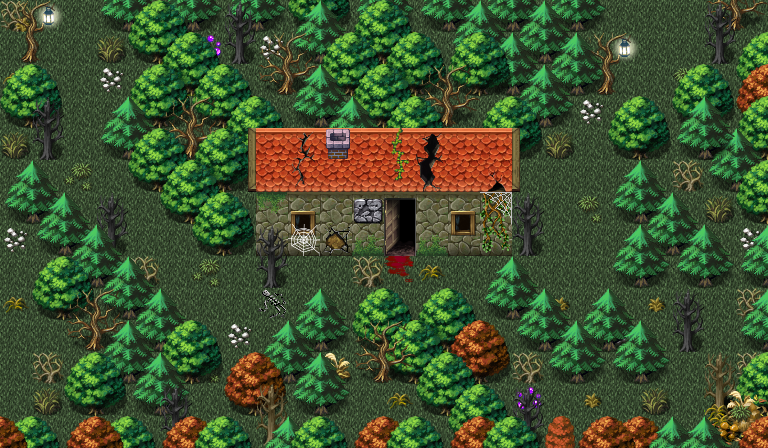

This game map was drawn from its Tiled (.tmx) file and the tilesets committed beside it. A one-line description and the trimmed map source follow:
An orthogonal 24x14 tile map with 32x32 px tiles, 5 tile layers (Base, Ground, Objects, Above, ...), 1 hidden layer not drawn, 60 tilesets and 14 objects (11x spawn, 3x mapchange).

<map version="1.5" tiledversion="1.7.2" orientation="orthogonal" renderorder="right-down" width="24" height="14" tilewidth="32" tileheight="32" infinite="0" nextlayerid="11" nextobjectid="15">
 <properties>
  <property name="colorfilter" value="black40" />
  <property name="outdoors" value="1" />
 </properties>
 <tileset firstgid="1" name="map_bed_1" tilewidth="32" tileheight="32" tilecount="128" columns="16">
  <image source="../drawable/map_bed_1.png" width="512" height="256" />
 </tileset>
 <tileset firstgid="129" name="map_border_1" tilewidth="32" tileheight="32" tilecount="128" columns="16">
  <image source="../drawable/map_border_1.png" width="512" height="256" />
 </tileset>
 <tileset firstgid="257" name="map_bridge_1" tilewidth="32" tileheight="32" tilecount="128" columns="16">
  <image source="../drawable/map_bridge_1.png" width="512" height="256" />
 </tileset>
 <tileset firstgid="385" name="map_bridge_2" tilewidth="32" tileheight="32" tilecount="128" columns="16">
  <image source="../drawable/map_bridge_2.png" width="512" height="256" />
 </tileset>
 <tileset firstgid="513" name="map_broken_1" tilewidth="32" tileheight="32" tilecount="128" columns="16">
  <image source="../drawable/map_broken_1.png" width="512" height="256" />
 </tileset>
 <tileset firstgid="641" name="map_cavewall_1" tilewidth="32" tileheight="32" tilecount="108" columns="18">
  <image source="../drawable/map_cavewall_1.png" width="576" height="192" />
 </tileset>
 <tileset firstgid="749" name="map_cavewall_2" tilewidth="32" tileheight="32" tilecount="108" columns="18">
  <image source="../drawable/map_cavewall_2.png" width="576" height="192" />
 </tileset>
 <tileset firstgid="857" name="map_cavewall_3" tilewidth="32" tileheight="32" tilecount="108" columns="18">
  <image source="../drawable/map_cavewall_3.png" width="576" height="192" />
 </tileset>
 <tileset firstgid="965" name="map_cavewall_4" tilewidth="32" tileheight="32" tilecount="108" columns="18">
  <image source="../drawable/map_cavewall_4.png" width="576" height="192" />
 </tileset>
 <tileset firstgid="1073" name="map_chair_table_1" tilewidth="32" tileheight="32" tilecount="128" columns="16">
  <image source="../drawable/map_chair_table_1.png" width="512" height="256" />
 </tileset>
 <tileset firstgid="1201" name="map_chair_table_2" tilewidth="32" tileheight="32" tilecount="128" columns="16">
  <image source="../drawable/map_chair_table_2.png" width="512" height="256" />
 </tileset>
 <tileset firstgid="1329" name="map_crate_1" tilewidth="32" tileheight="32" tilecount="128" columns="16">
  <image source="../drawable/map_crate_1.png" width="512" height="256" />
 </tileset>
 <tileset firstgid="1457" name="map_cupboard_1" tilewidth="32" tileheight="32" tilecount="128" columns="16">
  <image source="../drawable/map_cupboard_1.png" width="512" height="256" />
 </tileset>
 <tileset firstgid="1585" name="map_curtain_1" tilewidth="32" tileheight="32" tilecount="128" columns="16">
  <image source="../drawable/map_curtain_1.png" width="512" height="256" />
 </tileset>
 <tileset firstgid="1713" name="map_entrance_1" tilewidth="32" tileheight="32" tilecount="128" columns="16">
  <image source="../drawable/map_entrance_1.png" width="512" height="256" />
 </tileset>
 <tileset firstgid="1841" name="map_entrance_2" tilewidth="32" tileheight="32" tilecount="128" columns="16">
  <image source="../drawable/map_entrance_2.png" width="512" height="256" />
 </tileset>
 <tileset firstgid="1969" name="map_fence_1" tilewidth="32" tileheight="32" tilecount="128" columns="16">
  <image source="../drawable/map_fence_1.png" width="512" height="256" />
 </tileset>
 <tileset firstgid="2097" name="map_fence_2" tilewidth="32" tileheight="32" tilecount="128" columns="16">
  <image source="../drawable/map_fence_2.png" width="512" height="256" />
 </tileset>
 <tileset firstgid="2225" name="map_fence_3" tilewidth="32" tileheight="32" tilecount="128" columns="16">
  <image source="../drawable/map_fence_3.png" width="512" height="256" />
 </tileset>
 <tileset firstgid="2353" name="map_fence_4" tilewidth="32" tileheight="32" tilecount="128" columns="16">
  <image source="../drawable/map_fence_4.png" width="512" height="256" />
 </tileset>
 <tileset firstgid="2481" name="map_ground_1" tilewidth="32" tileheight="32" tilecount="128" columns="16">
  <image source="../drawable/map_ground_1.png" width="512" height="256" />
 </tileset>
 <tileset firstgid="2609" name="map_ground_2" tilewidth="32" tileheight="32" tilecount="128" columns="16">
  <image source="../drawable/map_ground_2.png" width="512" height="256" />
 </tileset>
 <tileset firstgid="2737" name="map_ground_4" tilewidth="32" tileheight="32" tilecount="128" columns="16">
  <image source="../drawable/map_ground_4.png" width="512" height="256" />
 </tileset>
 <tileset firstgid="2865" name="map_ground_5" tilewidth="32" tileheight="32" tilecount="128" columns="16">
  <image source="../drawable/map_ground_5.png" width="512" height="256" />
 </tileset>
 <tileset firstgid="2993" name="map_ground_6" tilewidth="32" tileheight="32" tilecount="128" columns="16">
  <image source="../drawable/map_ground_6.png" width="512" height="256" />
 </tileset>
 <tileset firstgid="3121" name="map_ground_7" tilewidth="32" tileheight="32" tilecount="128" columns="16">
  <image source="../drawable/map_ground_7.png" width="512" height="256" />
 </tileset>
 <tileset firstgid="3249" name="map_ground_8" tilewidth="32" tileheight="32" tilecount="128" columns="16">
  <image source="../drawable/map_ground_8.png" width="512" height="256" />
 </tileset>
 <tileset firstgid="3377" name="map_house_1" tilewidth="32" tileheight="32" tilecount="128" columns="16">
  <image source="../drawable/map_house_1.png" width="512" height="256" />
 </tileset>
 <tileset firstgid="3505" name="map_house_2" tilewidth="32" tileheight="32" tilecount="128" columns="16">
  <image source="../drawable/map_house_2.png" width="512" height="256" />
 </tileset>
 <tileset firstgid="3633" name="map_indoor_1" tilewidth="32" tileheight="32" tilecount="128" columns="16">
  <image source="../drawable/map_indoor_1.png" width="512" height="256" />
 </tileset>
 <tileset firstgid="3761" name="map_indoor_2" tilewidth="32" tileheight="32" tilecount="128" columns="16">
  <image source="../drawable/map_indoor_2.png" width="512" height="256" />
 </tileset>
 <tileset firstgid="3889" name="map_kitchen_1" tilewidth="32" tileheight="32" tilecount="128" columns="16">
  <image source="../drawable/map_kitchen_1.png" width="512" height="256" />
 </tileset>
 <tileset firstgid="4017" name="map_outdoor_1" tilewidth="32" tileheight="32" tilecount="128" columns="16">
  <image source="../drawable/map_outdoor_1.png" width="512" height="256" />
 </tileset>
 <tileset firstgid="4145" name="map_pillar_1" tilewidth="32" tileheight="32" tilecount="128" columns="16">
  <image source="../drawable/map_pillar_1.png" width="512" height="256" />
 </tileset>
 <tileset firstgid="4273" name="map_pillar_2" tilewidth="32" tileheight="32" tilecount="128" columns="16">
  <image source="../drawable/map_pillar_2.png" width="512" height="256" />
 </tileset>
 <tileset firstgid="4401" name="map_plant_1" tilewidth="32" tileheight="32" tilecount="128" columns="16">
  <image source="../drawable/map_plant_1.png" width="512" height="256" />
 </tileset>
 <tileset firstgid="4529" name="map_plant_2" tilewidth="32" tileheight="32" tilecount="128" columns="16">
  <image source="../drawable/map_plant_2.png" width="512" height="256" />
 </tileset>
 <tileset firstgid="4657" name="map_rock_1" tilewidth="32" tileheight="32" tilecount="128" columns="16">
  <image source="../drawable/map_rock_1.png" width="512" height="256" />
 </tileset>
 <tileset firstgid="4785" name="map_rock_2" tilewidth="32" tileheight="32" tilecount="128" columns="16">
  <image source="../drawable/map_rock_2.png" width="512" height="256" />
 </tileset>
 <tileset firstgid="4913" name="map_roof_1" tilewidth="32" tileheight="32" tilecount="128" columns="16">
  <image source="../drawable/map_roof_1.png" width="512" height="256" />
 </tileset>
 <tileset firstgid="5041" name="map_roof_2" tilewidth="32" tileheight="32" tilecount="128" columns="16">
  <image source="../drawable/map_roof_2.png" width="512" height="256" />
 </tileset>
 <tileset firstgid="5169" name="map_roof_3" tilewidth="32" tileheight="32" tilecount="128" columns="16">
  <image source="../drawable/map_roof_3.png" width="512" height="256" />
 </tileset>
 <tileset firstgid="5297" name="map_shop_1" tilewidth="32" tileheight="32" tilecount="128" columns="16">
  <image source="../drawable/map_shop_1.png" width="512" height="256" />
 </tileset>
 <tileset firstgid="5425" name="map_sign_ladder_1" tilewidth="32" tileheight="32" tilecount="128" columns="16">
  <image source="../drawable/map_sign_ladder_1.png" width="512" height="256" />
 </tileset>
 <tileset firstgid="5553" name="map_table_1" tilewidth="32" tileheight="32" tilecount="128" columns="16">
  <image source="../drawable/map_table_1.png" width="512" height="256" />
 </tileset>
 <tileset firstgid="5681" name="map_transition_1" tilewidth="32" tileheight="32" tilecount="128" columns="16">
  <image source="../drawable/map_transition_1.png" width="512" height="256" />
 </tileset>
 <tileset firstgid="5809" name="map_transition_2" tilewidth="32" tileheight="32" tilecount="128" columns="16">
  <image source="../drawable/map_transition_2.png" width="512" height="256" />
 </tileset>
 <tileset firstgid="5937" name="map_transition_3" tilewidth="32" tileheight="32" tilecount="128" columns="16">
  <image source="../drawable/map_transition_3.png" width="512" height="256" />
 </tileset>
 <tileset firstgid="6065" name="map_transition_4" tilewidth="32" tileheight="32" tilecount="128" columns="16">
  <image source="../drawable/map_transition_4.png" width="512" height="256" />
 </tileset>
 <tileset firstgid="6193" name="map_transition_5" tilewidth="32" tileheight="32" tilecount="128" columns="16">
  <image source="../drawable/map_transition_5.png" width="512" height="256" />
 </tileset>
 <tileset firstgid="6321" name="map_tree_2" tilewidth="32" tileheight="32" tilecount="128" columns="16">
  <image source="../drawable/map_tree_2.png" width="512" height="256" />
 </tileset>
 <tileset firstgid="6449" name="map_wall_1" tilewidth="32" tileheight="32" tilecount="128" columns="16">
  <image source="../drawable/map_wall_1.png" width="512" height="256" />
 </tileset>
 <tileset firstgid="6577" name="map_wall_2" tilewidth="32" tileheight="32" tilecount="120" columns="15">
  <image source="../drawable/map_wall_2.png" width="480" height="256" />
 </tileset>
 <tileset firstgid="6697" name="map_wall_3" tilewidth="32" tileheight="32" tilecount="120" columns="15">
  <image source="../drawable/map_wall_3.png" width="480" height="256" />
 </tileset>
 <tileset firstgid="6817" name="map_wall_4" tilewidth="32" tileheight="32" tilecount="120" columns="15">
  <image source="../drawable/map_wall_4.png" width="480" height="256" />
 </tileset>
 <tileset firstgid="6937" name="map_window_1" tilewidth="32" tileheight="32" tilecount="128" columns="16">
  <image source="../drawable/map_window_1.png" width="512" height="256" />
 </tileset>
 <tileset firstgid="7065" name="map_window_2" tilewidth="32" tileheight="32" tilecount="128" columns="16">
  <image source="../drawable/map_window_2.png" width="512" height="256" />
 </tileset>
 <tileset firstgid="7193" name="map_ground_3" tilewidth="32" tileheight="32" tilecount="128" columns="16">
  <image source="../drawable/map_ground_3.png" width="512" height="256" />
 </tileset>
 <tileset firstgid="7321" name="map_trail_1" tilewidth="32" tileheight="32" tilecount="128" columns="16">
  <image source="../drawable/map_trail_1.png" width="512" height="256" />
 </tileset>
 <tileset firstgid="7449" name="map_tree_1" tilewidth="32" tileheight="32" tilecount="128" columns="16">
  <image source="../drawable/map_tree_1.png" width="512" height="256" />
 </tileset>
 <layer id="1" name="Base" width="24" height="14">
  <data>[336 cells, 2 non-empty, 1 distinct tile ids]</data>
 </layer>
 <layer id="2" name="Ground" width="24" height="14">
  <data>[336 cells, 336 non-empty, 9 distinct tile ids]</data>
 </layer>
 <layer id="3" name="Objects" width="24" height="14">
  <data>[336 cells, 216 non-empty, 49 distinct tile ids]</data>
 </layer>
 <layer id="4" name="Above" width="24" height="14">
  <data>[336 cells, 154 non-empty, 29 distinct tile ids]</data>
 </layer>
 <layer id="10" name="Top" width="24" height="14">
  <data>[336 cells, 2 non-empty, 2 distinct tile ids]</data>
 </layer>
 <layer id="5" name="Walkable" width="24" height="14" visible="0">
  <data>[336 cells, 220 non-empty, 1 distinct tile ids]</data>
 </layer>
 <objectgroup id="6" name="Mapevents" visible="0">
  <object id="1" name="northeast" type="mapchange" x="608" y="0" width="96" height="32">
   <properties>
    <property name="map" value="haunted_forest22" />
    <property name="place" value="south" />
   </properties>
  </object>
  <object id="2" name="northwest" type="mapchange" x="32" y="0" width="64" height="32">
   <properties>
    <property name="map" value="haunted_forest21" />
    <property name="place" value="south" />
   </properties>
  </object>
  <object id="3" name="exit" type="mapchange" x="384" y="224" width="32" height="32">
   <properties>
    <property name="map" value="haunted_house" />
    <property name="place" value="entrance" />
   </properties>
  </object>
 </objectgroup>
 <objectgroup id="7" name="Spawn" visible="0">
  <object id="4" name="grieveless_dead_spawn1" type="spawn" x="480" y="256" width="32" height="32">
   <properties>
    <property name="spawngroup" value="grieveless_dead" />
   </properties>
  </object>
  <object id="5" name="grieveless_dead_spawn2" type="spawn" x="96" y="160" width="32" height="96">
   <properties>
    <property name="quantity" value="2" />
    <property name="spawngroup" value="grieveless_dead" />
   </properties>
  </object>
  <object id="6" name="forest_hunter_spawn1" type="spawn" x="512" y="384" width="192" height="32">
   <properties>
    <property name="quantity" value="2" />
    <property name="spawngroup" value="forest_hunter" />
   </properties>
  </object>
  <object id="7" name="angel_death_spawn1" type="spawn" x="288" y="256" width="64" height="64">
   <properties>
    <property name="quantity" value="2" />
    <property name="spawngroup" value="angel_death" />
   </properties>
  </object>
  <object id="8" name="musty_prowler_spawn1" type="spawn" x="64" y="64" width="64" height="32">
   <properties>
    <property name="spawngroup" value="musty_prowler" />
   </properties>
  </object>
  <object id="9" name="dead_walker_spawn1" type="spawn" x="608" y="160" width="64" height="32">
   <properties>
    <property name="spawngroup" value="dead_walker" />
   </properties>
  </object>
  <object id="10" name="musty_prowler_spawn2" type="spawn" x="640" y="64" width="64" height="32">
   <properties>
    <property name="spawngroup" value="musty_prowler" />
   </properties>
  </object>
  <object id="11" name="angel_death_spawn2" type="spawn" x="576" y="96" width="32" height="64">
   <properties>
    <property name="spawngroup" value="angel_death" />
   </properties>
  </object>
  <object id="12" name="skeletal_raider_spawn1" type="spawn" x="544" y="160" width="64" height="128">
   <properties>
    <property name="quantity" value="3" />
    <property name="spawngroup" value="skeletal_raider" />
   </properties>
  </object>
  <object id="13" name="musty_prowler_spawn3" type="spawn" x="608" y="288" width="128" height="32">
   <properties>
    <property name="quantity" value="2" />
    <property name="spawngroup" value="musty_prowler" />
   </properties>
  </object>
  <object id="14" name="death_wrecker_spawn1" type="spawn" x="160" y="256" width="96" height="96">
   <properties>
    <property name="quantity" value="3" />
    <property name="spawngroup" value="death_wrecker" />
   </properties>
  </object>
 </objectgroup>
 <objectgroup id="8" name="Keys" visible="0" />
 <objectgroup id="9" name="Replace" visible="0" />
</map>
